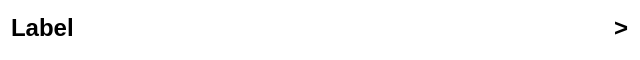
<?xml version="1.0" encoding="UTF-8"?>
<ui version="4.0">
 <class>MenuListItem</class>
 <widget class="QWidget" name="MenuListItem">
  <property name="geometry">
   <rect>
    <x>0</x>
    <y>0</y>
    <width>640</width>
    <height>60</height>
   </rect>
  </property>
  <property name="sizePolicy">
   <sizepolicy hsizetype="Preferred" vsizetype="Minimum">
    <horstretch>0</horstretch>
    <verstretch>0</verstretch>
   </sizepolicy>
  </property>
  <property name="minimumSize">
   <size>
    <width>0</width>
    <height>60</height>
   </size>
  </property>
  <property name="maximumSize">
   <size>
    <width>16777215</width>
    <height>60</height>
   </size>
  </property>
  <property name="windowTitle">
   <string>Form</string>
  </property>
  <property name="styleSheet">
   <string notr="true">background: #ffffff; border: none;</string>
  </property>
  <layout class="QHBoxLayout" name="horizontalLayout">
   <property name="spacing">
    <number>0</number>
   </property>
   <property name="bottomMargin">
    <number>16</number>
   </property>
   <item>
    <widget class="QLabel" name="MenuLabel">
     <property name="sizePolicy">
      <sizepolicy hsizetype="Expanding" vsizetype="Expanding">
       <horstretch>0</horstretch>
       <verstretch>0</verstretch>
      </sizepolicy>
     </property>
     <property name="maximumSize">
      <size>
       <width>16777215</width>
       <height>60</height>
      </size>
     </property>
     <property name="font">
      <font>
       <pointsize>18</pointsize>
       <bold>true</bold>
      </font>
     </property>
     <property name="styleSheet">
      <string notr="true">background: transparent;</string>
     </property>
     <property name="text">
      <string>Label</string>
     </property>
    </widget>
   </item>
   <item>
    <widget class="QLabel" name="Arrow">
     <property name="sizePolicy">
      <sizepolicy hsizetype="Preferred" vsizetype="Expanding">
       <horstretch>0</horstretch>
       <verstretch>0</verstretch>
      </sizepolicy>
     </property>
     <property name="font">
      <font>
       <pointsize>18</pointsize>
       <bold>true</bold>
      </font>
     </property>
     <property name="styleSheet">
      <string notr="true">background: transparent;</string>
     </property>
     <property name="text">
      <string>&gt;</string>
     </property>
    </widget>
   </item>
  </layout>
 </widget>
 <resources/>
 <connections/>
</ui>
